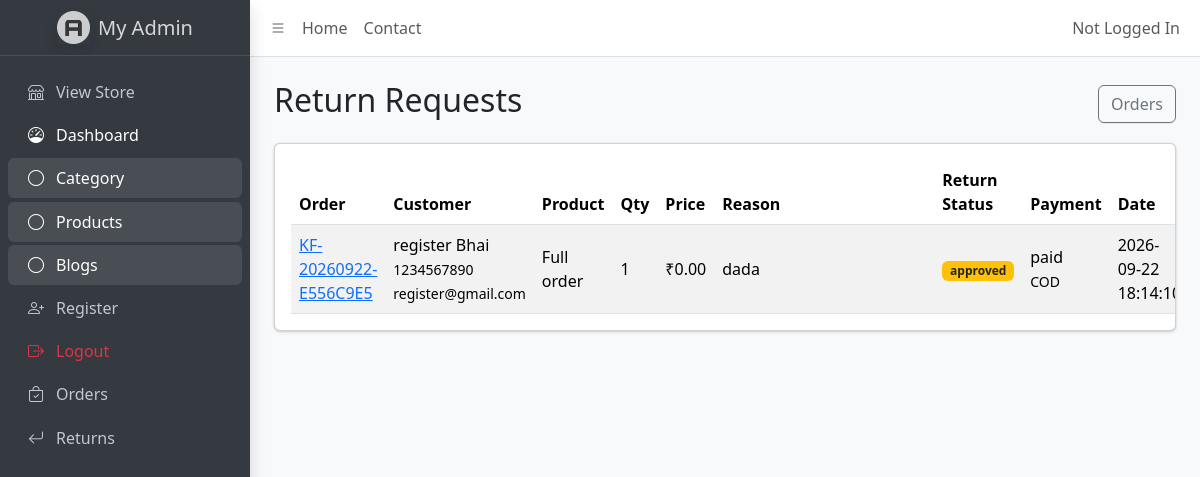
The app's page /admin/returns.php (signed in) with its own data.
### tables this page shows
CREATE TABLE `return_requests` (
  `id` int(10) UNSIGNED NOT NULL,
  `order_id` int(10) UNSIGNED NOT NULL,
  `user_id` int(10) UNSIGNED DEFAULT NULL,
  `product_id` int(11) DEFAULT NULL,
  `product_name` varchar(255) DEFAULT NULL,
  `unit_price` decimal(12,2) DEFAULT 0.00,
  `quantity` int(10) UNSIGNED NOT NULL DEFAULT 1,
  `reason` text NOT NULL,
  `status` varchar(30) NOT NULL DEFAULT 'requested',
  `admin_note` text DEFAULT NULL,
  `created_at` timestamp NOT NULL DEFAULT current_timestamp(),
  `updated_at` timestamp NOT NULL DEFAULT current_timestamp() ON UPDATE current_timestamp()
);

CREATE TABLE `orders` (
  `id` int(10) UNSIGNED NOT NULL,
  `user_id` int(10) UNSIGNED DEFAULT NULL,
  `order_number` varchar(40) NOT NULL,
  `customer_name` varchar(180) NOT NULL,
  `email` varchar(190) NOT NULL,
  `phone` varchar(30) NOT NULL,
  `address` text NOT NULL,
  `country` varchar(100) NOT NULL,
  `city` varchar(120) NOT NULL,
  `state` varchar(120) NOT NULL,
  `pincode` varchar(20) NOT NULL,
  `subtotal` decimal(12,2) NOT NULL DEFAULT 0.00,
  `shipping` decimal(12,2) NOT NULL DEFAULT 0.00,
  `discount` decimal(12,2) NOT NULL DEFAULT 0.00,
  `total` decimal(12,2) NOT NULL DEFAULT 0.00,
  `payment_method` varchar(40) NOT NULL DEFAULT 'cod',
  `payment_status` varchar(30) NOT NULL DEFAULT 'pending',
  `order_status` varchar(30) NOT NULL DEFAULT 'placed',
  `tracking_number` varchar(80) DEFAULT NULL,
  `razorpay_order_id` varchar(100) DEFAULT NULL,
  `razorpay_payment_id` varchar(100) DEFAULT NULL,
  `razorpay_signature` varchar(255) DEFAULT NULL,
  `created_at` timestamp NOT NULL DEFAULT current_timestamp(),
  `updated_at` timestamp NOT NULL DEFAULT current_timestamp() ON UPDATE current_timestamp()
);

### admin/returns.php (the view, shortened to what this page needs)
<?php
require_once 'config/dbcon.php';
$r=mysqli_query($conn,"SELECT rr.*,o.order_number,o.total AS order_total,o.payment_method,o.payment_status,o.order_status,o.customer_name,o.phone,o.email FROM return_requests rr JOIN orders o ON o.id=rr.order_id ORDER BY rr.id DESC");
?>
<!doctype html><html><head><meta charset="utf-8"><meta name="viewport" content="width=device-width,initial-scale=1"><title>Return Requests</title><?php include 'assets.php'; ?></head>
<body class="layout-fixed sidebar-expand-lg sidebar-open bg-body-tertiary"><div class="app-wrapper"><?php include 'header.php'; include 'aside.php'; ?><main class="app-main"><div class="container-fluid p-4">
<div class="d-flex justify-content-between align-items-center"><h2>Return Requests</h2><a href="orders.php" class="btn btn-outline-secondary">Orders</a></div>
<div class="card mt-3"><div class="card-body table-responsive"><table class="table table-striped align-middle"><thead><tr><th>Order</th><th>Customer</th><th>Product</th><th>Qty</th><th>Price</th><th>Reason</th><th>Return Status</th><th>Payment</th><th>Date</th><th></th></tr></thead><tbody>
<?php if(mysqli_num_rows($r)): while($rr=mysqli_fetch_assoc($r)): ?>
<tr>
<td><a href="order-view.php?id=<?= (int)$rr['order_id'] ?>"><?= htmlspecialchars($rr['order_number']) ?></a></td>
<td><?= htmlspecialchars($rr['customer_name'] ?? '') ?><br><small><?= htmlspecialchars($rr['phone'] ?? '') ?><br><?= htmlspecialchars($rr['email'] ?? '') ?></small></td>
<td><?= htmlspecialchars($rr['product_name'] ?? 'Full order') ?></td><td><?= (int)$rr['quantity'] ?></td><td>₹<?= number_format((float)$rr['unit_price'],2) ?></td>
<td style="min-width:220px"><?= nl2br(htmlspecialchars($rr['reason'])) ?></td>
<td><span class="badge bg-warning text-dark"><?= htmlspecialchars($rr['status']) ?></span></td>
<td><?= htmlspecialchars($rr['payment_status']) ?><br><small><?= htmlspecialchars(strtoupper($rr['payment_method'])) ?></small></td>
<td><?= htmlspecialchars($rr['created_at']) ?></td>
</tr>
<?php endwhile; else: ?><tr><td colspan="10" class="text-center">No return requests found.</td></tr><?php endif; ?>
</tbody></table></div></div>
</div></main></div></body></html>

### records on screen
return_requests: order.order_number "KF-20260922-E556C9E5", order.customer_name "register Bhai", order.phone "1234567890", order.email "register@gmail.com", product_name "Full order", quantity "1", unit_price "0.00", reason "dada", status "approved", order.payment_status "paid", order.payment_method "COD", created_at "2026-09-22…"

### other values on screen
$userName "Not Logged In"
